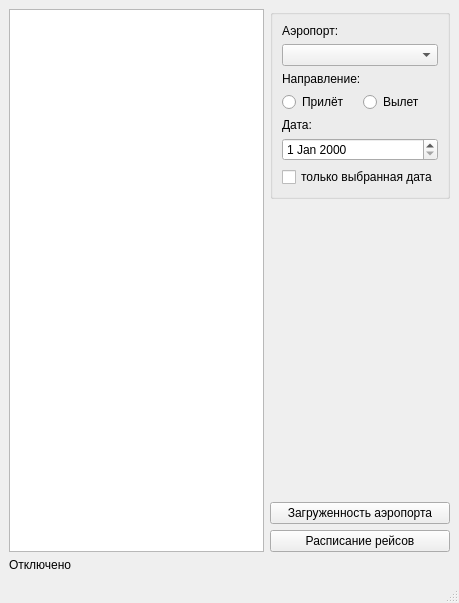
<?xml version="1.0" encoding="UTF-8"?>
<ui version="4.0">
 <class>MainWindow</class>
 <widget class="QMainWindow" name="MainWindow">
  <property name="geometry">
   <rect>
    <x>0</x>
    <y>0</y>
    <width>459</width>
    <height>603</height>
   </rect>
  </property>
  <property name="windowTitle">
   <string>MainWindow</string>
  </property>
  <widget class="QWidget" name="centralwidget">
   <layout class="QGridLayout" name="gridLayout_2">
    <item row="1" column="1">
     <spacer name="verticalSpacer">
      <property name="orientation">
       <enum>Qt::Vertical</enum>
      </property>
      <property name="sizeHint" stdset="0">
       <size>
        <width>20</width>
        <height>355</height>
       </size>
      </property>
     </spacer>
    </item>
    <item row="0" column="1">
     <widget class="QGroupBox" name="gb_filterAirport">
      <property name="title">
       <string/>
      </property>
      <layout class="QGridLayout" name="gridLayout">
       <item row="5" column="0" colspan="2">
        <widget class="QLabel" name="lb_date">
         <property name="text">
          <string>Дата:</string>
         </property>
        </widget>
       </item>
       <item row="4" column="0">
        <widget class="QRadioButton" name="rb_arrival">
         <property name="text">
          <string>Прилёт</string>
         </property>
        </widget>
       </item>
       <item row="6" column="0" colspan="2">
        <widget class="QDateEdit" name="de_date"/>
       </item>
       <item row="0" column="0" colspan="2">
        <widget class="QLabel" name="lb_airportNames">
         <property name="text">
          <string>Аэропорт:</string>
         </property>
        </widget>
       </item>
       <item row="1" column="0" colspan="2">
        <widget class="QComboBox" name="cb_airport"/>
       </item>
       <item row="4" column="1">
        <widget class="QRadioButton" name="rb_departure">
         <property name="text">
          <string>Вылет</string>
         </property>
        </widget>
       </item>
       <item row="2" column="0" colspan="2">
        <widget class="QLabel" name="lb_direction">
         <property name="text">
          <string>Направление:</string>
         </property>
        </widget>
       </item>
       <item row="7" column="0" colspan="2">
        <widget class="QCheckBox" name="cb_dateSelect">
         <property name="text">
          <string>только выбранная дата</string>
         </property>
        </widget>
       </item>
      </layout>
     </widget>
    </item>
    <item row="4" column="0">
     <widget class="QLabel" name="lb_statusConnection">
      <property name="text">
       <string>Отключено</string>
      </property>
     </widget>
    </item>
    <item row="3" column="1">
     <widget class="QPushButton" name="pb_receiveData">
      <property name="text">
       <string>Расписание рейсов</string>
      </property>
     </widget>
    </item>
    <item row="0" column="0" rowspan="4">
     <widget class="QTableView" name="tb_result"/>
    </item>
    <item row="2" column="1">
     <widget class="QPushButton" name="pb_reseiveLoad">
      <property name="text">
       <string>Загруженность аэропорта</string>
      </property>
     </widget>
    </item>
   </layout>
  </widget>
  <widget class="QMenuBar" name="menubar">
   <property name="geometry">
    <rect>
     <x>0</x>
     <y>0</y>
     <width>459</width>
     <height>21</height>
    </rect>
   </property>
  </widget>
  <widget class="QStatusBar" name="statusbar"/>
 </widget>
 <tabstops>
  <tabstop>tb_result</tabstop>
  <tabstop>cb_airport</tabstop>
  <tabstop>rb_arrival</tabstop>
  <tabstop>rb_departure</tabstop>
  <tabstop>de_date</tabstop>
  <tabstop>cb_dateSelect</tabstop>
  <tabstop>pb_reseiveLoad</tabstop>
  <tabstop>pb_receiveData</tabstop>
 </tabstops>
 <resources/>
 <connections/>
</ui>
